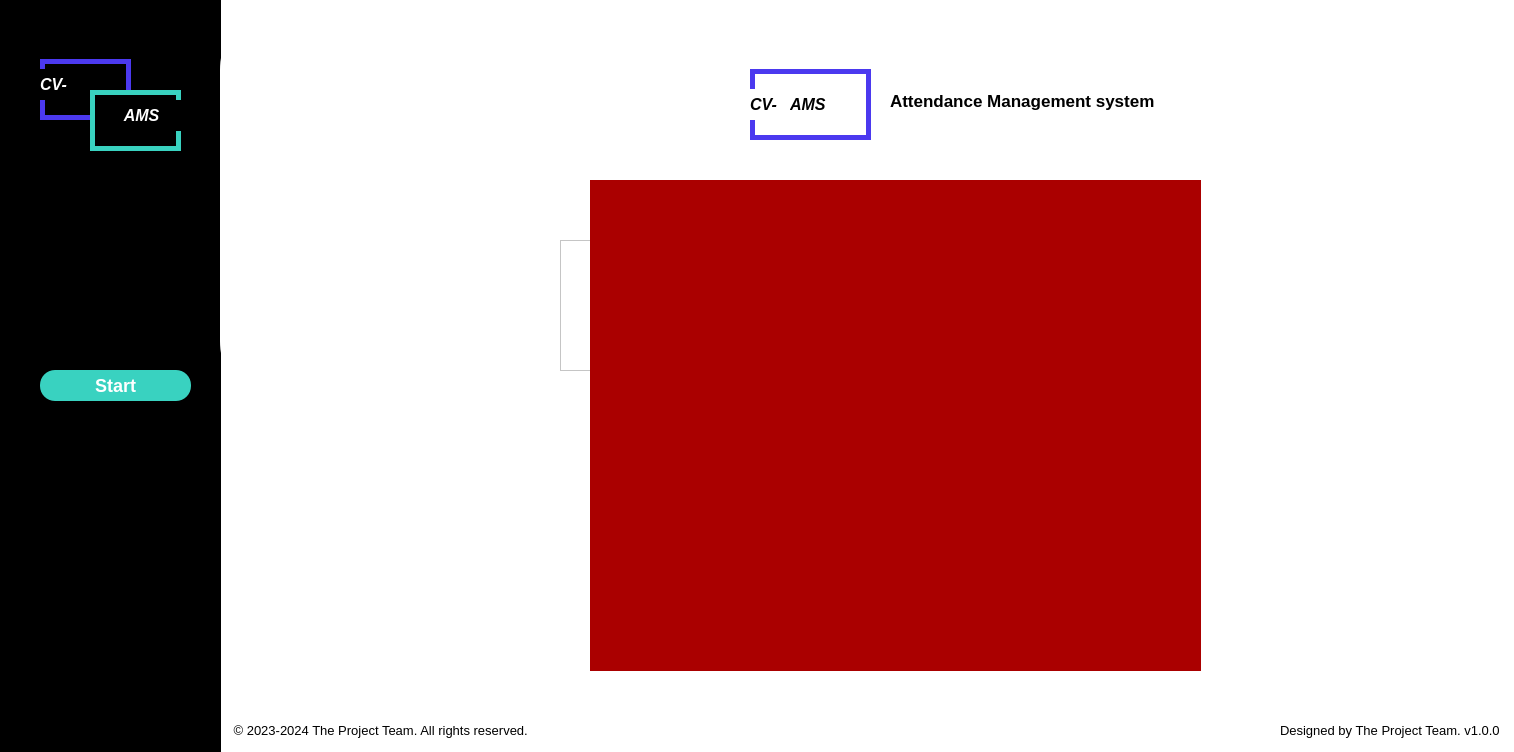
<?xml version="1.0" encoding="UTF-8"?>
<ui version="4.0">
 <class>MainWindow</class>
 <widget class="QMainWindow" name="MainWindow">
  <property name="geometry">
   <rect>
    <x>0</x>
    <y>0</y>
    <width>1514</width>
    <height>752</height>
   </rect>
  </property>
  <property name="minimumSize">
   <size>
    <width>0</width>
    <height>0</height>
   </size>
  </property>
  <property name="windowTitle">
   <string>MainWindow</string>
  </property>
  <property name="styleSheet">
   <string notr="true">background-color: rgb(255, 255, 255);</string>
  </property>
  <widget class="QWidget" name="centralwidget">
   <widget class="QWidget" name="widget_14" native="true">
    <property name="geometry">
     <rect>
      <x>970</x>
      <y>660</y>
      <width>601</width>
      <height>80</height>
     </rect>
    </property>
    <widget class="QLabel" name="label_8">
     <property name="geometry">
      <rect>
       <x>310</x>
       <y>60</y>
       <width>291</width>
       <height>20</height>
      </rect>
     </property>
     <property name="font">
      <font>
       <pointsize>10</pointsize>
      </font>
     </property>
     <property name="styleSheet">
      <string notr="true">color: rgb(170, 0, 0);
color: rgb(0, 0, 0);</string>
     </property>
     <property name="text">
      <string>Designed by The Project Team. v1.0.0</string>
     </property>
    </widget>
   </widget>
   <widget class="QWidget" name="widget_13" native="true">
    <property name="geometry">
     <rect>
      <x>220</x>
      <y>660</y>
      <width>601</width>
      <height>80</height>
     </rect>
    </property>
    <widget class="QLabel" name="label_7">
     <property name="geometry">
      <rect>
       <x>10</x>
       <y>60</y>
       <width>401</width>
       <height>20</height>
      </rect>
     </property>
     <property name="font">
      <font>
       <pointsize>10</pointsize>
      </font>
     </property>
     <property name="styleSheet">
      <string notr="true">color: rgb(0, 0, 0);</string>
     </property>
     <property name="text">
      <string> © 2023-2024 The Project Team. All rights reserved.</string>
     </property>
    </widget>
   </widget>
   <widget class="QWidget" name="widget" native="true">
    <property name="geometry">
     <rect>
      <x>0</x>
      <y>0</y>
      <width>221</width>
      <height>781</height>
     </rect>
    </property>
    <property name="maximumSize">
     <size>
      <width>16777215</width>
      <height>16777215</height>
     </size>
    </property>
    <property name="styleSheet">
     <string notr="true">background-color: rgb(0, 0, 0);</string>
    </property>
    <widget class="QWidget" name="widget_5" native="true">
     <property name="geometry">
      <rect>
       <x>40</x>
       <y>59</y>
       <width>91</width>
       <height>61</height>
      </rect>
     </property>
     <property name="styleSheet">
      <string notr="true">QWidget {
    border: 5px solid rgb(75, 57, 239);
	border-radius: 0 0 0 10px;
}</string>
     </property>
     <widget class="QLabel" name="label_5">
      <property name="geometry">
       <rect>
        <x>0</x>
        <y>10</y>
        <width>51</width>
        <height>31</height>
       </rect>
      </property>
      <property name="font">
       <font>
        <pointsize>12</pointsize>
        <italic>true</italic>
        <bold>true</bold>
       </font>
      </property>
      <property name="styleSheet">
       <string notr="true">color: rgb(255, 255, 255);
font-weight: bold;
border:0px;</string>
      </property>
      <property name="text">
       <string>CV-</string>
      </property>
     </widget>
    </widget>
    <widget class="QWidget" name="widget_6" native="true">
     <property name="geometry">
      <rect>
       <x>90</x>
       <y>90</y>
       <width>91</width>
       <height>61</height>
      </rect>
     </property>
     <property name="styleSheet">
      <string notr="true">QWidget {
	background-color: rgb(0, 0, 0);
    border: 5px solid  rgb(57, 210, 192);
	border-radius: 0 0 0 10px;
}
</string>
     </property>
     <widget class="QLabel" name="label_6">
      <property name="geometry">
       <rect>
        <x>30</x>
        <y>10</y>
        <width>61</width>
        <height>31</height>
       </rect>
      </property>
      <property name="font">
       <font>
        <pointsize>12</pointsize>
        <italic>true</italic>
        <bold>true</bold>
       </font>
      </property>
      <property name="styleSheet">
       <string notr="true">color: rgb(255, 255, 255);
font-weight: bold;
border:0px;</string>
      </property>
      <property name="text">
       <string> AMS</string>
      </property>
     </widget>
    </widget>
    <widget class="QPushButton" name="pushButton">
     <property name="enabled">
      <bool>true</bool>
     </property>
     <property name="geometry">
      <rect>
       <x>40</x>
       <y>370</y>
       <width>151</width>
       <height>31</height>
      </rect>
     </property>
     <property name="font">
      <font>
       <pointsize>-1</pointsize>
       <bold>true</bold>
       <underline>false</underline>
       <strikeout>false</strikeout>
      </font>
     </property>
     <property name="styleSheet">
      <string notr="true">QPushButton {  
 background-color:rgb(57, 210, 192);
    color: white;
    text-align: center;
    font-size: 18px;
    font-weight: bold;
    cursor: pointer;
  border-radius: 15px ;
 }
QPushButton:prssed {
    background-color: rgb(75, 57, 239);
}

</string>
     </property>
     <property name="text">
      <string>Start</string>
     </property>
     <property name="flat">
      <bool>true</bool>
     </property>
    </widget>
   </widget>
   <widget class="QWidget" name="widget_3" native="true">
    <property name="geometry">
     <rect>
      <x>220</x>
      <y>-10</y>
      <width>1301</width>
      <height>431</height>
     </rect>
    </property>
    <property name="styleSheet">
     <string notr="true">background-color: rgb(255, 255, 255);
border-radius: 80px;
margin-bottom:0px;</string>
    </property>
    <widget class="QLabel" name="label_4">
     <property name="geometry">
      <rect>
       <x>670</x>
       <y>90</y>
       <width>331</width>
       <height>41</height>
      </rect>
     </property>
     <property name="font">
      <font>
       <family>MS Shell Dlg 2</family>
       <pointsize>13</pointsize>
       <italic>false</italic>
       <bold>true</bold>
       <kerning>true</kerning>
      </font>
     </property>
     <property name="styleSheet">
      <string notr="true">font: 800 13pt &quot;MS Shell Dlg 2&quot;;
 font-weight: bold;
color: rgb(0, 0, 0);</string>
     </property>
     <property name="text">
      <string>Attendance Management system</string>
     </property>
    </widget>
    <widget class="QWidget" name="widget_2" native="true">
     <property name="geometry">
      <rect>
       <x>530</x>
       <y>79</y>
       <width>121</width>
       <height>71</height>
      </rect>
     </property>
     <property name="styleSheet">
      <string notr="true">QWidget {
    border: 5px solid rgb(75, 57, 239);
	border-radius: 0 0 0 10px;
}</string>
     </property>
     <widget class="QLabel" name="label_3">
      <property name="geometry">
       <rect>
        <x>0</x>
        <y>20</y>
        <width>41</width>
        <height>31</height>
       </rect>
      </property>
      <property name="font">
       <font>
        <family>MS Shell Dlg 2</family>
        <pointsize>12</pointsize>
        <italic>true</italic>
        <fontweight></fontweight>
       </font>
      </property>
      <property name="styleSheet">
       <string notr="true">border:1px ;
color: rgb(0, 0, 0);
font-weight: bold;
font: 650 italic 12pt &quot;MS Shell Dlg 2&quot;;</string>
      </property>
      <property name="frameShape">
       <enum>QFrame::Shape::StyledPanel</enum>
      </property>
      <property name="text">
       <string>CV-</string>
      </property>
     </widget>
     <widget class="QLabel" name="label_9">
      <property name="geometry">
       <rect>
        <x>40</x>
        <y>20</y>
        <width>51</width>
        <height>31</height>
       </rect>
      </property>
      <property name="font">
       <font>
        <family>MS Shell Dlg 2</family>
        <pointsize>12</pointsize>
        <italic>true</italic>
        <fontweight></fontweight>
       </font>
      </property>
      <property name="styleSheet">
       <string notr="true">border:1px ;
color: rgb(0, 0, 0);
font-weight: bold;
font: 650 italic 12pt &quot;MS Shell Dlg 2&quot;;</string>
      </property>
      <property name="frameShape">
       <enum>QFrame::Shape::StyledPanel</enum>
      </property>
      <property name="text">
       <string>AMS</string>
      </property>
     </widget>
    </widget>
    <widget class="QLabel" name="label">
     <property name="geometry">
      <rect>
       <x>38</x>
       <y>80</y>
       <width>311</width>
       <height>241</height>
      </rect>
     </property>
     <property name="text">
      <string/>
     </property>
    </widget>
   </widget>
   <widget class="QFrame" name="frame">
    <property name="geometry">
     <rect>
      <x>560</x>
      <y>240</y>
      <width>571</width>
      <height>131</height>
     </rect>
    </property>
    <property name="frameShape">
     <enum>QFrame::Shape::StyledPanel</enum>
    </property>
    <property name="frameShadow">
     <enum>QFrame::Shadow::Raised</enum>
    </property>
   </widget>
   <widget class="QLabel" name="cameraLabel_2">
    <property name="geometry">
     <rect>
      <x>590</x>
      <y>180</y>
      <width>611</width>
      <height>491</height>
     </rect>
    </property>
    <property name="styleSheet">
     <string notr="true">background-color: rgb(170, 0, 0);</string>
    </property>
    <property name="text">
     <string/>
    </property>
    <property name="pixmap">
     <pixmap>virtual-face.jpg</pixmap>
    </property>
   </widget>
  </widget>
  <widget class="QMenuBar" name="menubar">
   <property name="geometry">
    <rect>
     <x>0</x>
     <y>0</y>
     <width>1514</width>
     <height>33</height>
    </rect>
   </property>
  </widget>
 </widget>
 <resources/>
 <connections/>
</ui>
